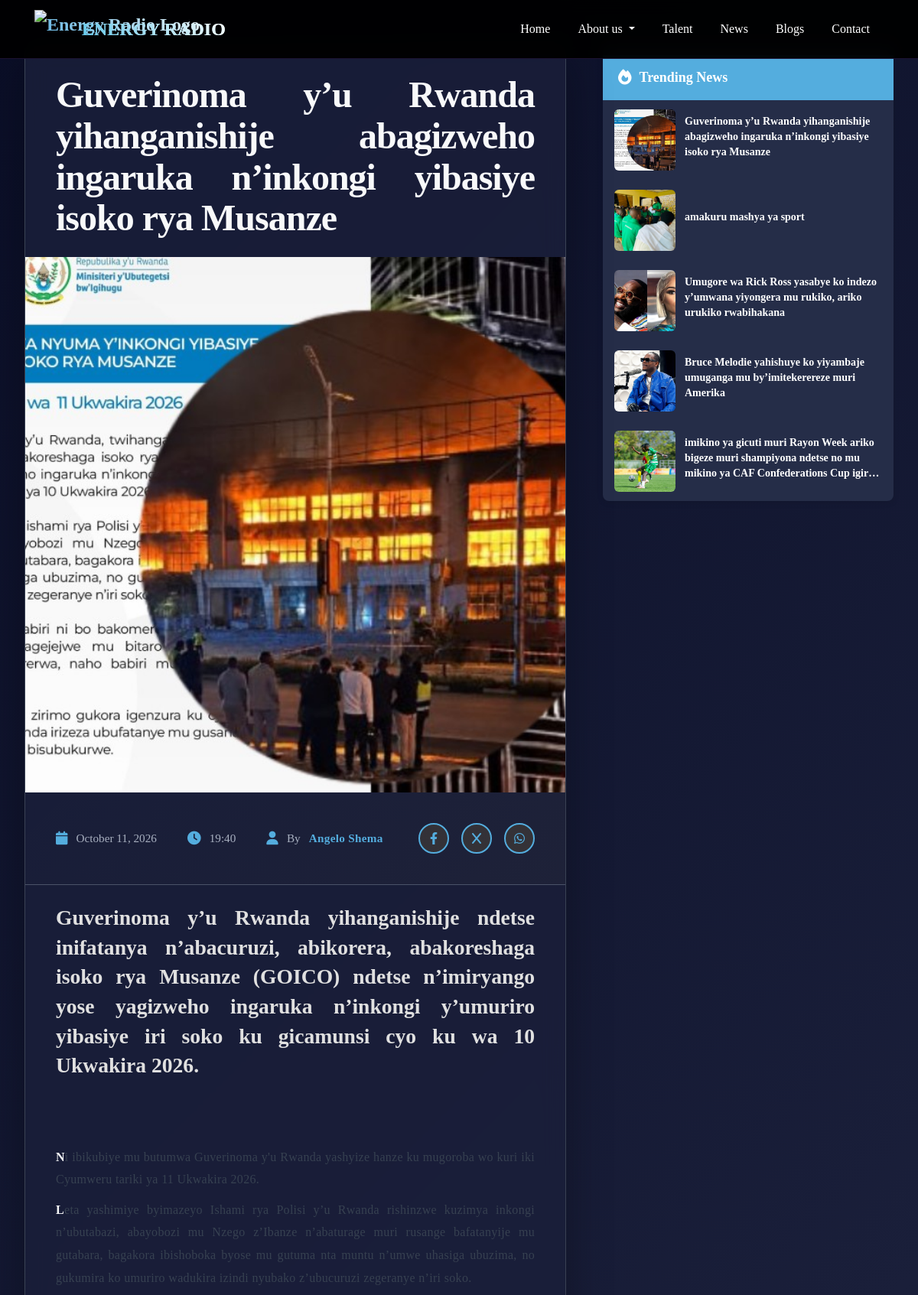
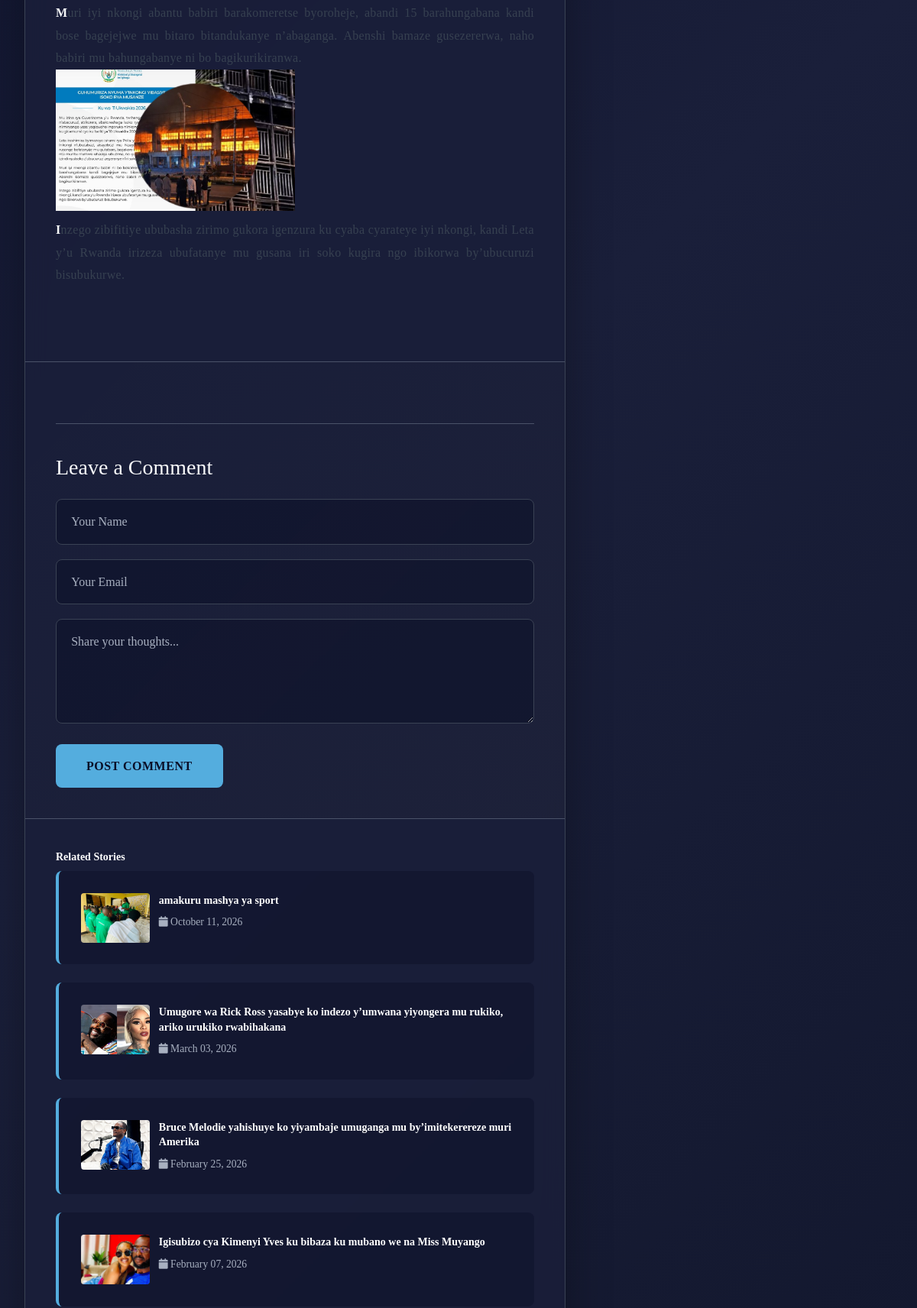
The app's page /article/9/ (upper part) with its own data (2 pictures, top to bottom).
### main/models.py (models this page shows, shortened)
class Article(models.Model):
    STATUS_CHOICES = [
        ('published', 'Published'),
        ('draft', 'Draft'),
        ('archived', 'Archived'),
    ]
    title = models.CharField(max_length=200, verbose_name="Title")
    category = models.ForeignKey(Category, on_delete=models.SET_NULL, null=True, related_name='articles', verbose_name="Category")
    excerpt = models.TextField(blank=False, null=False, verbose_name="Sub content")
    content = models.TextField(blank=False, null=False, verbose_name="Full Content")
    image = models.ImageField(upload_to='articles/', blank=False, null=False, verbose_name="Cover Image")
    status = models.CharField(max_length=20, choices=STATUS_CHOICES, default='draft', verbose_name="Status")
    author = models.ForeignKey(settings.AUTH_USER_MODEL, on_delete=models.SET_NULL, null=True, blank=False, related_name='articles', verbose_name="Author")
    created_at = models.DateTimeField(auto_now_add=True)
    updated_at = models.DateTimeField(auto_now=True)
    class Meta:
        verbose_name = "Article"
        verbose_name_plural = "Articles"
        ordering = ['-created_at']

### main/views.py (the view, shortened to what this page needs)
# urls.py: path('article/<int:pk>/', views.article_detail, name='article_detail'),
def article_detail(request, pk):
    template_name = "article_detail.html"
    article = get_object_or_404(Article, pk=pk, status='published')
    comment = ArticleComment.objects.filter(article=article, is_approved=True).order_by('-created_at')
    related_articles = Article.objects.filter(
        category=article.category,
        status='published'
    ).exclude(pk=article.pk).order_by('-created_at')[:6]
    trending_articles = Article.objects.filter(
        status='published'
    ).order_by('-created_at')[:5]
    context = {
        "article": article,
        "comments": comment,
        "related_articles": related_articles,
        "trending_articles": trending_articles,
    }
    return render(request, template_name, context)

### templates/article_detail.html (shortened to what this page needs)
{% extends "base.html" %}
{% load static %}
{% block extra_head %}
<link rel="stylesheet" href="{% static 'css/article.css' %}">
{% endblock extra_head %}
{% block content %}
    <div class="container-fluid">
        <div class="main-grid">
            <div class="article-container">
                <h1 class="article-title">{{ article.title }}</h1>
                <div class="article-image">
                    <img src="{{ article.image.url }}" alt="{{ article.title }}">
                </div>
                <div class="article-meta">
                    <div class="meta-info">
                        <div class="meta-item">
                            <i class="fas fa-calendar"></i>
                            {{ article.created_at|date:"F d, Y" }}
                        </div>
                        <div class="meta-item">
                            <i class="fas fa-clock"></i>
                            {{ article.created_at|time:"H:i" }}
                        </div>
                        <div class="meta-item">
                            <i class="fas fa-user"></i>
                            By <span class="author-name">{{ article.author.first_name }} {{ article.author.last_name }}</span>
                        </div>
                    </div>
                    <div class="social-share">
                        <a href="https://www.facebook.com/sharer/sharer.php?u={{ request.build_absolute_uri }}" target="_blank" class="social-btn" title="Share on Facebook">
                            <i class="fab fa-facebook-f"></i>
                        </a>
                        <a href="https://twitter.com/intent/tweet?url={{ request.build_absolute_uri }}&text={{ article.title }}" target="_blank" class="social-btn" title="Share on Twitter">
                            <i class="fab fa-x"></i>
                        </a>
                        <a href="https://wa.me/?text={{ article.title }}%20{{ request.build_absolute_uri }}" target="_blank" class="social-btn" title="Share on WhatsApp">
                            <i class="fab fa-whatsapp"></i>
                        </a>
                    </div>
                </div>
                {% if article.excerpt %}
                    <p class="article-detail-subtitle">{{ article.excerpt }}</p>
                {% endif %}
                <div class="article-content">
                    <p>{{ article.content|safe }}</p>
                </div>
                <div class="comments-section">
                    <div class="comment-form">
                        <h3 style="font-family: 'Playfair Display', serif; margin-bottom: 1.5rem; color: var(--text-light);">Leave a Comment</h3>
                        <form method="post" action="{% url 'article_detail' pk=article.pk %}">
                            <input type="text" placeholder="Your Name" name="name" required>
                            <input type="email" placeholder="Your Email" name="email" required>
                            <textarea rows="4" placeholder="Share your thoughts..." name="content" required></textarea>
                            <button type="submit" class="submit-btn">Post Comment</button>
                        </form>
                    </div>
                </div>
                <div class="related-stories">
                    <h2 class="related-title">Related Stories</h2>
                    {% for related in related_articles %}
                      <a href="{% url 'article_detail' pk=related.pk %}" class="related-story">
                          {% if related.image %}
                              <img src="{{ related.image.url }}" alt="{{ related.title }}" class="related-story-image">
                          {% else %}
                              <img src="{% static 'images/default-news.jpg' %}" alt="Default" class="related-story-image">
                          {% endif %}
                          <div class="related-story-body">
                              <div class="related-story-title">{{ related.title }}</div>
                              <div class="related-story-meta">
                                  <i class="fas fa-calendar"></i> {{ related.created_at|date:"F d, Y" }}
                              </div>
                          </div>
                      </a>
                    {% endfor %}
                </div>
            </div>
     <aside class="sidebar">
    <div class="trending-box">
        <div class="trending-header">
            <i class="fas fa-fire"></i> Trending News
        </div>
        {% for trending in trending_articles %}
        <div class="trending-item-card">
            <a href="{% url 'article_detail' pk=trending.pk %}" class="trending-link">
                <div class="trending-card-image">
                    {% if trending.image %}
                        <img src="{{ trending.image.url }}" alt="{{ trending.title }}">
                    {% else %}
                        <img src="{% static 'images/default-news.jpg' %}" alt="Default">
                    {% endif %}
                </div>
                <div class="trending-card-content">
                    <h3 class="trending-title">{{ trending.title }}</h3>
                </div>
            </a>
        </div>
        {% endfor %}
    </div>
</aside>
        </div>
    </div>
{% endblock content %}

### static/css/styles.css (style rules this page uses)
:root { --primary-color: #54adde; --secondary-color: white; --dark-bg: #1a0b2e; --card-bg: rgba(139, 92, 246, 0.1); }
body { font-family: 'Segoe UI', Tahoma, Geneva, Verdana, sans-serif; background: #0a0a0a; color: #ffffff; min-height: 100vh; padding-bottom: 120px; }

### records on screen
Article: title "Guverinoma y’u Rwanda yihanganishije abagizweho ingaruka n’inkongi yibasiye isoko rya Musanze", image (picture), created_at "October 11, 2026", created_at "19:40", author.first_name "Angelo", author.last_name "Shema", excerpt "Guverinoma y’u Rwanda yihanganishije ndetse inifatanya n’abacuruzi, abikorera, abakoreshaga isoko rya Musanze (GOICO) ndetse n’imiryango yose yagizweho ingaruka n’inkongi y’umuriro yibasiye iri soko ku gicamunsi cyo ku wa 10 Ukwakira 2026.", content "Ni ibikubiye mu butumwa Guverinoma y'u Rwanda yashyize hanze ku mugoroba wo kuri iki Cyumweru tariki ya 11 Ukwakira 2026. Leta yashimiye byimazeyo Ishami rya Polisi y’u Rwanda rishinzwe kuzimya inkongi n’ubutabazi, abayobozi mu Nzego z’Ibanze n’abaturage muri rusange bafatanyije mu gutabara, bagakora ibishoboka byose mu gutuma nta muntu n’umwe uhasiga ubuzima, no gukumira ko umuriro wadukira izindi nyubako z’ubucuruzi zegeranye n’iri soko. Muri iyi nkongi abantu babiri barakomeretse byoroheje, abandi 15 barahungabana kandi bose bagejejwe mu bitaro bitandukanye n’abaganga. Abenshi bamaze gusezererwa, naho babiri mu bahungabanye ni bo bagikurikiranwa. Inzego zibifitiye ububasha zirimo gukora…", content (picture)
Article: image (picture), title "amakuru mashya ya sport", created_at "October 11, 2026"
Article: image (picture), title "Umugore wa Rick Ross yasabye ko indezo y’umwana yiyongera mu rukiko, ariko urukiko rwabihakana", created_at "March 03, 2026"
Article: image (picture), title "Bruce Melodie yahishuye ko yiyambaje umuganga mu by’imitekerereze muri Amerika", created_at "February 25, 2026"
Article: image (picture), title "Igisubizo cya Kimenyi Yves ku bibaza ku mubano we na Miss Muyango", created_at "February 07, 2026"
Article: image (picture), title "imikino ya gicuti muri Rayon Week ariko bigeze muri shampiyona ndetse no mu mikino ya CAF Confederations Cup…"
